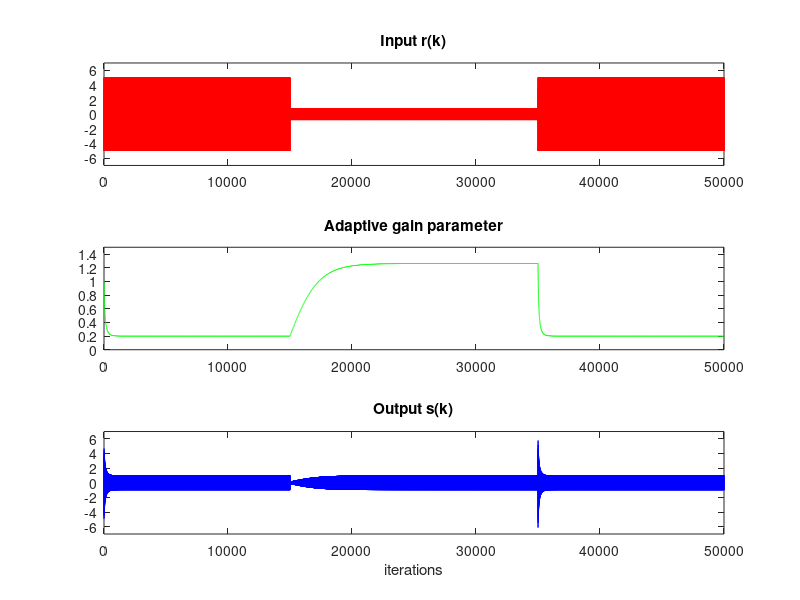

Source code (MATLAB):
% agcvsfading.m: compensating for fading with an AGC
n=50000;                           % # steps in simulation

% Generating the sin function
fs = 8e3;
t = 1/fs:1/fs:n/fs;
r=5*cos(2*pi*1000*t);              % generate the signal

% Fading profile
% The specifications state that the signal must be 1, then reduced 16 db
% and then back to 1.
n1 = 15000;
n2 = 35000;
env1 = ones(1, n1);                 % the fading profile
att = 16;                           % Attenuation of the faded part in dB
env2 = 10^(-att/20)*ones(1, n2-n1);
env3 = ones(1, n-n2);
env = [env1 env2 env3];

r=r.*env;                          % apply to raw input r[k]
ds=0.5;                            % desired power of output
a=zeros(1,n); a(1)=1;              % initialize AGC parameter
s=zeros(1,n);                      % initialize outputs
mu=0.001;                           % algorithm stepsize
for k=1:n-1
  s(k)=a(k)*r(k);                  % normalize by a to get s
  a(k+1)=a(k)-mu*(s(k)^2-ds);      % adaptive update of a(k)
end


% draw agcgrad.eps
subplot(3,1,2), plot(a,'g')        % plot AGC values
axis([0,length(r),0,1.5])
title('Adaptive gain parameter')
subplot(3,1,1), plot(r,'r')        % plot inputs and outputs
axis([0,length(r),-7,7])
title('Input r(k)')
subplot(3,1,3),plot(s,'b')
axis([0,length(r),-7,7])
title('Output s(k)')
xlabel('iterations')


